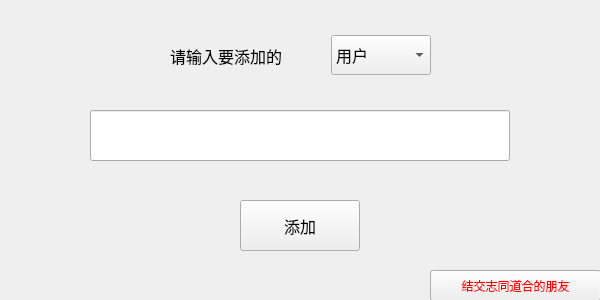
<?xml version="1.0" encoding="UTF-8"?>
<ui version="4.0">
 <class>AddFriendsWindow</class>
 <widget class="QWidget" name="AddFriendsWindow">
  <property name="windowModality">
   <enum>Qt::NonModal</enum>
  </property>
  <property name="geometry">
   <rect>
    <x>0</x>
    <y>0</y>
    <width>600</width>
    <height>300</height>
   </rect>
  </property>
  <property name="minimumSize">
   <size>
    <width>600</width>
    <height>300</height>
   </size>
  </property>
  <property name="maximumSize">
   <size>
    <width>600</width>
    <height>300</height>
   </size>
  </property>
  <property name="windowTitle">
   <string>添加好友/聊天室</string>
  </property>
  <widget class="QPushButton" name="search_pushbutton">
   <property name="geometry">
    <rect>
     <x>240</x>
     <y>200</y>
     <width>120</width>
     <height>51</height>
    </rect>
   </property>
   <property name="font">
    <font>
     <family>..黑体UI-日本语</family>
     <pointsize>12</pointsize>
    </font>
   </property>
   <property name="text">
    <string>添加</string>
   </property>
  </widget>
  <widget class="QLineEdit" name="name_search_line_edit">
   <property name="geometry">
    <rect>
     <x>90</x>
     <y>110</y>
     <width>420</width>
     <height>51</height>
    </rect>
   </property>
   <property name="font">
    <font>
     <pointsize>12</pointsize>
    </font>
   </property>
   <property name="text">
    <string/>
   </property>
  </widget>
  <widget class="QWidget" name="layoutWidget">
   <property name="geometry">
    <rect>
     <x>170</x>
     <y>30</y>
     <width>261</width>
     <height>51</height>
    </rect>
   </property>
   <layout class="QHBoxLayout" name="horizontalLayout">
    <item>
     <widget class="QLabel" name="input_info_index">
      <property name="font">
       <font>
        <family>Microsoft YaHei UI</family>
        <pointsize>12</pointsize>
       </font>
      </property>
      <property name="text">
       <string>请输入要添加的</string>
      </property>
      <property name="alignment">
       <set>Qt::AlignLeading|Qt::AlignLeft|Qt::AlignVCenter</set>
      </property>
     </widget>
    </item>
    <item>
     <widget class="QComboBox" name="type_combo_box">
      <property name="minimumSize">
       <size>
        <width>100</width>
        <height>40</height>
       </size>
      </property>
      <property name="maximumSize">
       <size>
        <width>100</width>
        <height>40</height>
       </size>
      </property>
      <property name="font">
       <font>
        <pointsize>12</pointsize>
       </font>
      </property>
      <item>
       <property name="text">
        <string>用户</string>
       </property>
      </item>
      <item>
       <property name="text">
        <string>聊天室</string>
       </property>
      </item>
     </widget>
    </item>
   </layout>
  </widget>
  <widget class="QPushButton" name="secretButton">
   <property name="geometry">
    <rect>
     <x>430</x>
     <y>270</y>
     <width>171</width>
     <height>31</height>
    </rect>
   </property>
   <property name="font">
    <font>
     <pointsize>9</pointsize>
    </font>
   </property>
   <property name="styleSheet">
    <string notr="true">color:#ff0000</string>
   </property>
   <property name="text">
    <string>结交志同道合的朋友</string>
   </property>
  </widget>
 </widget>
 <resources/>
 <connections/>
</ui>
